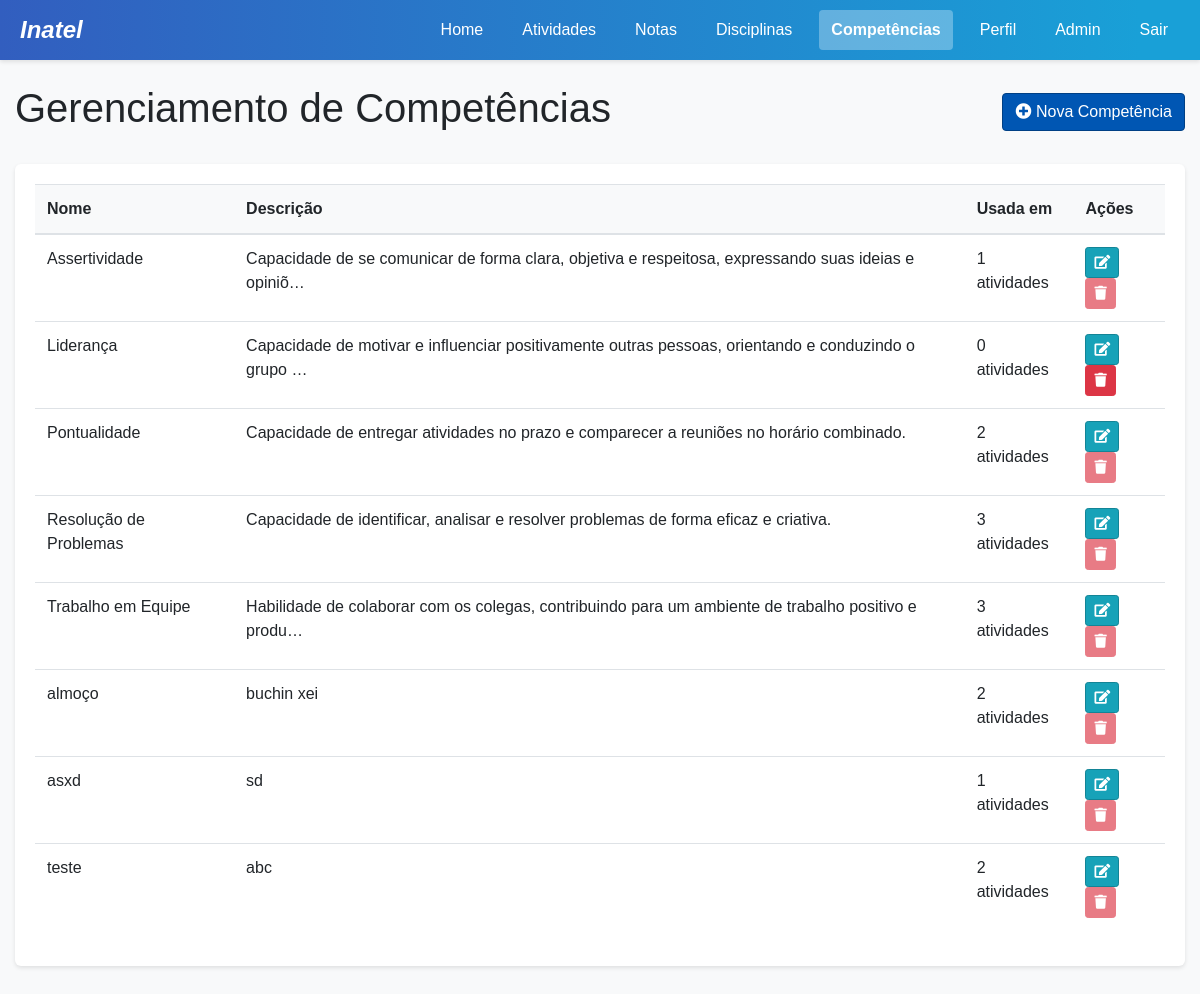
Page /competencias/ (signed in) on the earlier database version.
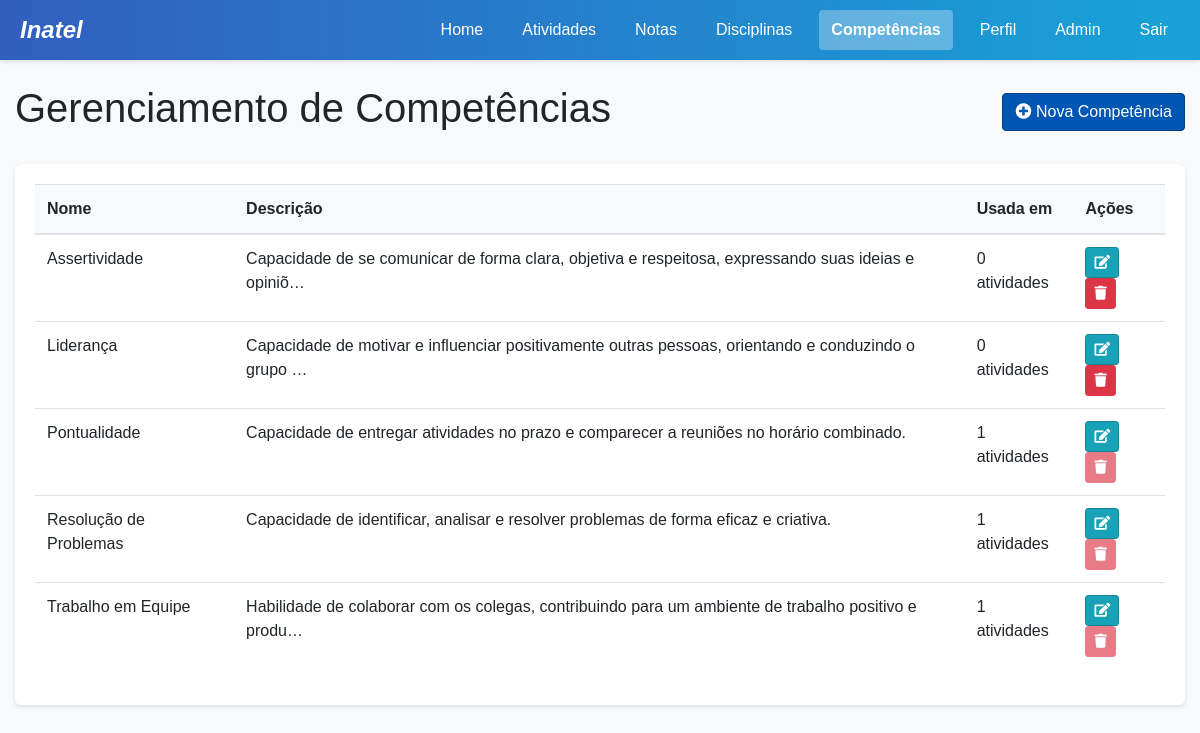
Same page on the later database version.
### project/models.py (models this page shows, shortened)
class Competencia(models.Model):
    id = models.AutoField(primary_key=True)
    nome = models.CharField(max_length=100)
    descricao = models.TextField()

### project/views.py (the view)
    def wrapper(request, *args, **kwargs):
        if 'user_type' not in request.session or 'user_id' not in request.session:
            messages.error(request, "Você precisa estar logado para acessar esta página.")
            return redirect('login')
        user_type = request.session['user_type']
        user_id = request.session['user_id']
        try:
            if user_type == 'aluno':
                Aluno.objects.get(idAluno=user_id)
            elif user_type == 'professor':
                Professor.objects.get(idProfessor=user_id)
            elif user_type == 'coordenador':
                Coordenador.objects.get(id=user_id)
            elif user_type == 'admin':
                from .models import Admin
                Admin.objects.get(id=user_id)
            else:
                messages.error(request, "Tipo de usuário não reconhecido.")
                request.session.flush()
                return redirect('login')
        except Exception:
            messages.error(request, "Sua sessão expirou ou é inválida. Por favor, faça login novamente.")
            request.session.flush()
            return redirect('login')
        return view_func(request, *args, **kwargs)

### project/context_processors.py (called while the page is built)
def user_data(request):
    context = {
        'user_type': request.session.get('user_type'),
        'user_id': request.session.get('user_id'),
        'username': request.session.get('username'),
    }
    if 'user_type' in request.session:
        notificacoes = obter_notificacoes_usuario(request)
        context['notificacoes_nao_lidas'] = notificacoes.filter(lida=False)
        context['notificacoes_count'] = context['notificacoes_nao_lidas'].count()
    return context

### project/utils.py (called while the page is built)
def tem_permissao_competencias(request):
    user_type = request.session.get('user_type')
    return user_type in ['professor', 'coordenador', 'admin']

### project/views.py (called while the page is built)
@login_required_custom
def competencias(request):
    if not tem_permissao_competencias(request):
        messages.error(request, "Você não tem permissão para acessar esta página.")
        return redirect('home')
    competencias = Competencia.objects.all().order_by('nome')
    return render(request, 'competencias.html', {
        'competencias': competencias,
        'user_type': request.session.get('user_type'),
        'username': request.session.get('username')
    })

### project/templates/competencias.html (shortened to what this page needs)
<!DOCTYPE html>
<html lang="pt-br">
<head>
    {% load static %}
    <link rel="stylesheet" href="https://stackpath.bootstrapcdn.com/bootstrap/4.5.2/css/bootstrap.min.css">
    <link rel="stylesheet" href="{% static 'css/main.css' %}">
    <link rel="stylesheet" href="https://cdnjs.cloudflare.com/ajax/libs/font-awesome/5.15.3/css/all.min.css">
</head>
<body>
    <div class="header">
        <p class="logo"><em>Inatel</em></p>
        <div class="links">
            <a href="{% url 'home' %}">Home</a>
            <a href="{% url 'atividades' %}">Atividades</a>
            <a href="{% url 'notas' %}">Notas</a>
            <a href="{% url 'disciplinas' %}">Disciplinas</a>
            <a href="{% url 'competencias' %}" class="active">Competências</a>
            <a href="{% url 'perfil' %}">Perfil</a>
            {% if user_type == 'admin' %}
                <a href="{% url 'admin_dashboard' %}">Admin</a>
            {% endif %}
            <a href="{% url 'logout' %}">Sair</a>
        </div>
    </div>
    <div class="container mt-4">
        <div class="d-flex justify-content-between align-items-center mb-4">
            <h1>Gerenciamento de Competências</h1>
            <button class="btn btn-primary" data-toggle="modal" data-target="#createCompetenciaModal">
                <i class="fas fa-plus-circle"></i> Nova Competência
            </button>
        </div>
        <div class="card">
            <div class="card-body">
                <div class="table-responsive">
                    <table class="table table-hover">
                        <thead>
                            <tr>
                                <th>Nome</th>
                                <th>Descrição</th>
                                <th>Usada em</th>
                                <th>Ações</th>
                            </tr>
                        </thead>
                        <tbody>
                            {% for competencia in competencias %}
                                <tr>
                                    <td>{{ competencia.nome }}</td>
                                    <td>{{ competencia.descricao|truncatechars:100 }}</td>
                                    <td>{{ competencia.atividades.count }} atividades</td>
                                    <td>
                                        <button class="btn btn-sm btn-info edit-competencia" data-toggle="modal" data-target="#editCompetenciaModal"
                                                data-id="{{ competencia.id }}" data-nome="{{ competencia.nome }}" data-descricao="{{ competencia.descricao }}">
                                            <i class="fas fa-edit"></i>
                                        </button>
                                        <button class="btn btn-sm btn-danger delete-competencia" data-toggle="modal" data-target="#deleteCompetenciaModal"
                                                data-id="{{ competencia.id }}" data-nome="{{ competencia.nome }}" {% if competencia.atividades.exists %}disabled{% endif %}>
                                            <i class="fas fa-trash"></i>
                                        </button>
                                    </td>
                                </tr>
                            {% empty %}
                                <tr>
                                    <td colspan="4" class="text-center">Nenhuma competência cadastrada.</td>
                                </tr>
                            {% endfor %}
                        </tbody>
                    </table>
                </div>
            </div>
        </div>
    </div>
</body>
</html>

Differences in the rows shown:
removed Competencia: nome "almoço", descricao "buchin xei", atividades.count "2"
removed Competencia: nome "asxd", descricao "sd", atividades.count "1"
removed Competencia: nome "teste", descricao "abc", atividades.count "2"
computed for Competencia "Assertividade": atividades.count "1" → "0"
computed for Competencia "Pontualidade": atividades.count "2" → "1"
computed for Competencia "Resolução de Problemas": atividades.count "3" → "1"
computed for Competencia "Trabalho em Equipe": atividades.count "3" → "1"
